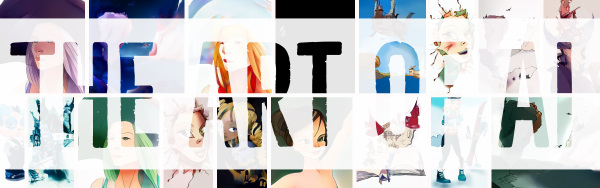
#> input picture images/art-of-ai-gallery.jpg, 600 x 188 px, given in place of diving.mp4, which was not available
$ jupyter execute --allow-errors 1_AI_101.ipynb   (shell and % lines are left out)   (text cells are left out)
#> lines starting #> are read from the running program, lines starting #| are printed output that depends on the picture; pictures that were not available may be replaced by others from this repository, and a replacement may not be noted
[cell 1]
# listing environments in conda

[cell 2]
# check current environment in Python
import os
#> (the rest of this cell did not finish here and is left out)

[cell 3]
import datetime, time
now = datetime.datetime.now()
if now.hour >= 5 and now.hour < 12:
    print("A fresh Jupyter feels like a morning cup of coffee!")
print("Keep working")

[cell 4]
# List magic commands in Jupyter

[cell 5]
"-".join([str(n) for n in range(100)])

[cell 6]
from PIL import Image
import numpy as np

# Load image using PIL
#> (the rest of this cell did not finish here and is left out)

#> (a cell that did not finish here is left out)

[cell 8]
import matplotlib.pyplot as plt

fig, ax = plt.subplots(ncols=2)
#> (the rest of this cell did not finish here and is left out)

[cell 9]
import numpy as np
import pandas as pd
from IPython.display import display, HTML

s = pd.Series(np.random.randn(5))
print(s)

[cell 10]
d = {'category':['summer','summer','summer','summer','winter', 'all-season', 'summer', 'winter','winter','summer', 'summer'],
     'sports':['running','walking','cycling','hiking','alpine ski', 'dog walking', 'mountain bike',  'cross country ski', 'snowboard', 'inline skating', 'trekking'],
     'trails':[323909,174189,85908,56751,40339,33573,9957,8817,8674,5495,3051]
    }
df = pd.DataFrame(d)
display(df)

[cell 11]
df.groupby('category').describe()

[cell 12]
import os, sys

dicom_file = 'data/mri/knee.dcm'
output_path = "_output/"
if not os.path.exists(output_path):
    os.makedirs(output_path)

[cell 13]
import pydicom as dicom

#> (the rest of this cell did not finish here and is left out)

[cell 14]
import numpy as np

#> (the rest of this cell did not finish here and is left out)

[cell 15]
import matplotlib.pyplot as plt

#> (the rest of this cell did not finish here and is left out)

#> (a cell that did not finish here is left out)

[cell 17]
import matplotlib.pyplot as plt
df.plot(kind='bar', x='sports', y='trails')
plt.show()
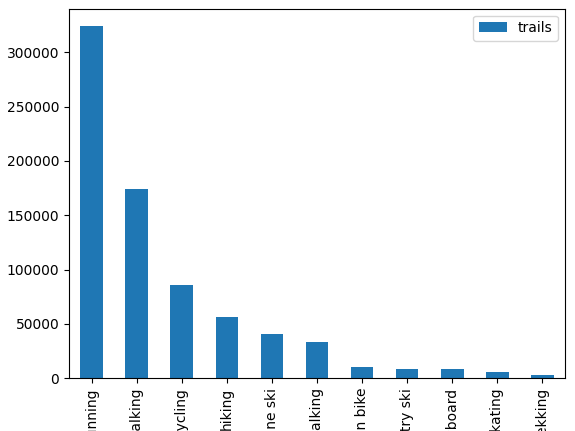
#> figure drawn by matplotlib, 1 panel; tallest bar 323909 high, from x = -0.25 to 0.25

[cell 18]
from skimage import filters

#> (the rest of this cell did not finish here and is left out)

[cell 19]
import skimage
from skimage.color import rgb2gray, label2rgb
from skimage.filters import sobel
from skimage.segmentation import felzenszwalb, slic, quickshift, watershed
from skimage.segmentation import mark_boundaries
from skimage.util import img_as_float

#> (the rest of this cell did not finish here and is left out)

[cell 20]
from PIL import Image

#> (the rest of this cell did not finish here and is left out)

[cell 21]
import numpy as np
import matplotlib.pyplot as plt
from skimage.color import rgb2gray
from skimage import data
from skimage.filters import gaussian
from skimage.segmentation import active_contour
# Make image gray tone for contours
#> (the rest of this cell did not finish here and is left out)

[cell 22]
# Note: this script needs to open a window!
import cv2
import numpy as np
from datetime import timedelta
import time
from scipy.spatial import distance as dist
import os, sys

# Video
video = cv2.VideoCapture("media/diving.mp4")

point = (732, 412)
old_points = np.array([point], dtype=np.float32)
point_selected = True

# Lucas-Kanade params
lk_params = dict(winSize = (15, 15),
                 maxLevel = 4,
                 criteria = (cv2.TERM_CRITERIA_EPS | cv2.TERM_CRITERIA_COUNT, 10, 0.03))

cv2.namedWindow("Frame")
color = np.random.randint(0,255,(100,3))

# Create old frame
_, frame = video.read()
#> frame is the input picture: shape (188, 600, 3); mean B, G, R 203, 201.5, 201.3
h,w,channels = frame.shape
#> h = 188; w = 600; channels = 3
if not os.path.exists(output_path):
    os.makedirs(output_path)
out = cv2.VideoWriter(output_path+"diving_out.mp4",cv2.VideoWriter_fourcc(*'MP4V'), 5, (w,h))
old_gray = cv2.cvtColor(frame, cv2.COLOR_BGR2GRAY)
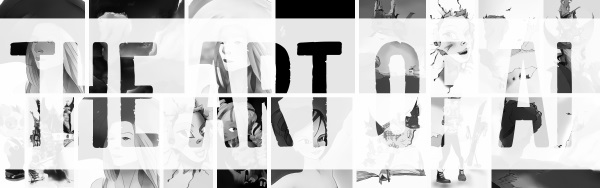
#> old_gray: shape (188, 600); min 0, max 255, mean 201.6
mask = np.zeros_like(frame)

lowest_point = 0
start = None
THRESH = 50

while True:
    _, frame = video.read()
    if frame is None:
        break
    gray_frame = cv2.cvtColor(frame, cv2.COLOR_BGR2GRAY)
    new_points, status, error = cv2.calcOpticalFlowPyrLK(old_gray, gray_frame, old_points, None, **lk_params)
#> new_points = [[732, 412]]; status = [0]; error = [0]
    old_gray = gray_frame.copy()

    for i,(new,old) in enumerate(zip(new_points,old_points)):
        a,b = new.ravel()
        if start is None:
            start = a
        c,d = old.ravel()
        mask = cv2.line(mask, (a,b),(c,d), color[i].tolist(), 2)
        frame = cv2.circle(frame,(a,b),5,color[i].tolist(),-1)
        if b > lowest_point and abs(a - start) <= THRESH:
            low = np.zeros_like(frame)
            low = cv2.circle(low, (a,b), 5, color[i+1].tolist(), -1)
            lowest_point = b
#> this loop made 1 pass
#> (a, b, start, c, d, lowest_point) on pass 1: (732, 412, 732, 732, 412, 412)
#> after the loop, lowest_point = 412; start = 732
    img = cv2.add(frame,mask)
    img = cv2.add(img, low)
    cv2.imshow('Frame',img)
    out.write(img)

    old_points = new_points.reshape(-1,2)
#> old_points = [[732, 412]]

    key = cv2.waitKey(1)
#> (key Esc is pressed here)
    if key == 27:
        break

video.release()
out.release()
cv2.destroyAllWindows()

$ run again, on images/genai-bb.jpg
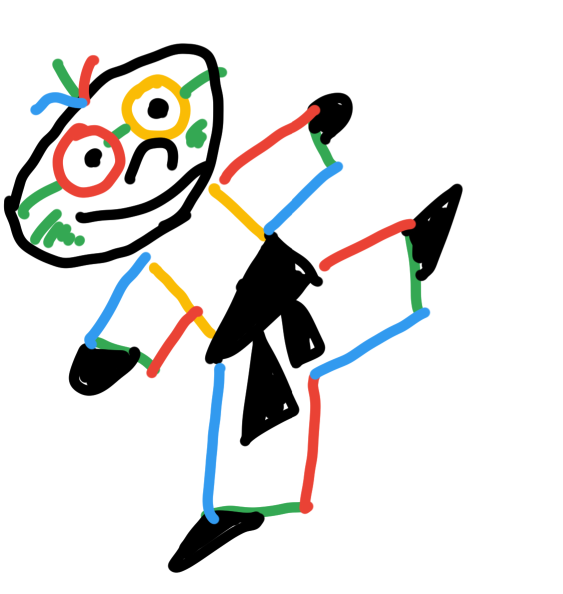
#> input picture images/genai-bb.jpg, 1126 x 1187 px, given in place of diving.mp4, which was not available (shown at 1/2 size)
#> frame is the input picture: shape (1187, 1126, 3); mean B, G, R 221.6, 223.5, 224.2
#> `old_gray = cv2.cvtColor(frame, cv2.COLOR_BGR2GRAY)`:
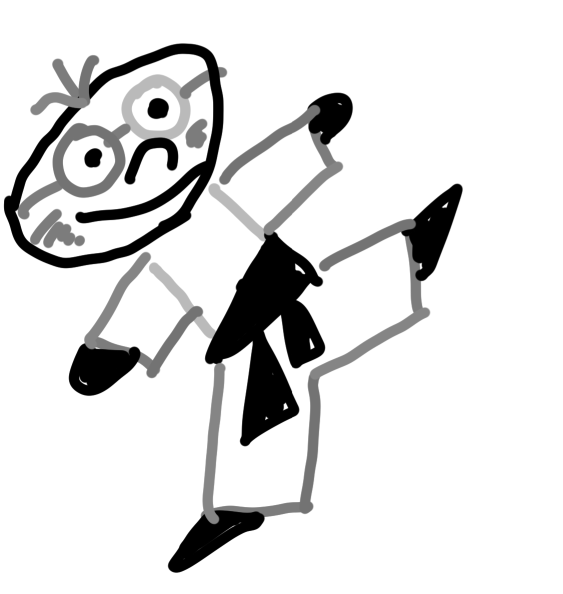
#> old_gray: shape (1187, 1126) (shown at 1/2 size); min 0, max 255, mean 223.5
#> new_points = [[732, 412]]; status = [0]
#> the loop `for i,(new,old) in enumerate(zip(new_points,old_points)):` made 1 pass
#> (a, b, start, c, d, lowest_point) on pass 1: (732, 412, 732, 732, 412, 412)
#> after the loop `for i,(new,old) in enumerate(zip(new_points,old_points)):`: lowest_point = 412; start = 732
#> old_points = [[732, 412]]

$ run again, on images/neuralnet.jpg
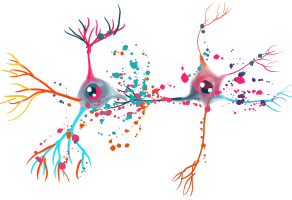
#> input picture images/neuralnet.jpg, 292 x 200 px, given in place of diving.mp4, which was not available
#> frame is the input picture: shape (200, 292, 3); mean B, G, R 239.7, 239.1, 244.1
#> `old_gray = cv2.cvtColor(frame, cv2.COLOR_BGR2GRAY)`:
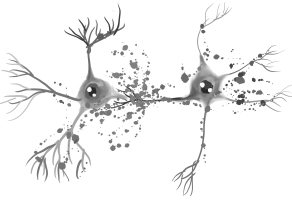
#> old_gray: shape (200, 292); min 39, max 255, mean 240.7
#> new_points = [[732, 412]]; status = [0]
#> the loop `for i,(new,old) in enumerate(zip(new_points,old_points)):` made 1 pass
#> (a, b, start, c, d, lowest_point) on pass 1: (732, 412, 732, 732, 412, 412)
#> after the loop `for i,(new,old) in enumerate(zip(new_points,old_points)):`: lowest_point = 412; start = 732
#> old_points = [[732, 412]]
